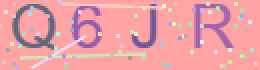
#> input picture data/imgs/captcha/Q6JR.png, 130 x 35 px (shown 2 times larger)
$ python anti_crawler_with_simple_graphic_captcha.py
#> lines starting #> are read from the running program, lines starting #| are printed output that depends on the picture; after the words box and inside, x2 and y2 are one past the last pixel; in counts of white or black regions, pixels touching at a corner belong together
# -*- coding: utf-8 -*-

'''
@Author   :   Corley Tang
@contact  :   cutercorleytd@gmail.com
@Github   :   https://github.com/corleytd
@Time     :   2023-12-24 11:14
@Project  :   Hands-on Crawler with Python-anti_crawler_with_simple_graphic_captcha
简单图形验证码反爬
'''

import cv2
import paddlehub as hub
from PIL import Image


def recognize_captcha(image_path, model_name='chinese_ocr_db_crnn_server', threshold=160):
    '''
    图片二值化处理并识别验证码
    :param image_path: 图片路径
    :param model_name: 模型名
    :param threshold: 二值化阈值
    :return: 识别结果
    '''
#> called with image_path = '../data/imgs/captcha/Q6JR.png', model_name = 'chinese_ocr_db_crnn_server', threshold = 128
    # 1.读取并处理图片
    gray_image = Image.open(image_path).convert('L')  # 读取图片
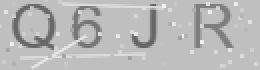
#> gray_image: PIL image 130x35 L (shown 2 times larger); min 102, max 242, mean 183.5
    image_table = [0 if i < threshold else 1 for i in range(256)]  # 定义二值化表
    image = gray_image.point(image_table, '1')  # 二值化映射
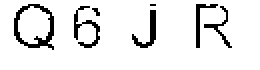
#> image: PIL image 130x35 1 (shown 2 times larger); 90.7% white; black in thin lines or dots, all inside (x1, y1, x2, y2) = (7, 2, 116, 25)
    image.save(image_path.replace('.png', '_binary.png'))
    # image = cv2.cvtColor(np.asarray(image), cv2.COLOR_RGB2BGR)

    image = cv2.imread(image_path.replace('.png', '_binary.png'))  # 读取图片
    # gray_image = cv2.cvtColor(image, cv2.COLOR_BGR2GRAY) # 转为灰度图
    # _, binary_image = cv2.threshold(gray_image, threshold, 255, cv2.THRESH_BINARY) # 对灰度图像进行二值化处理
    # binary_image = np.expand_dims(binary_image, -1)

    # 2.加载模型
#> (the run stopped early here; a loop or call above may not have finished)
